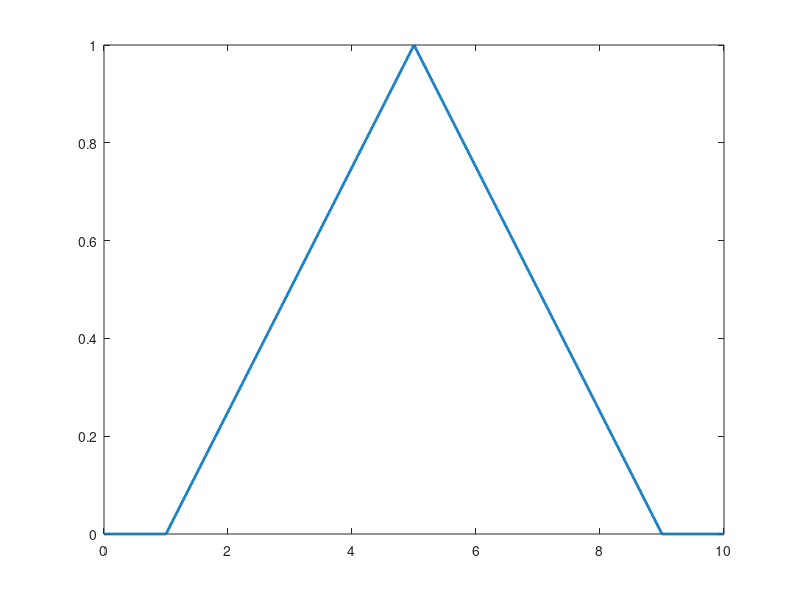
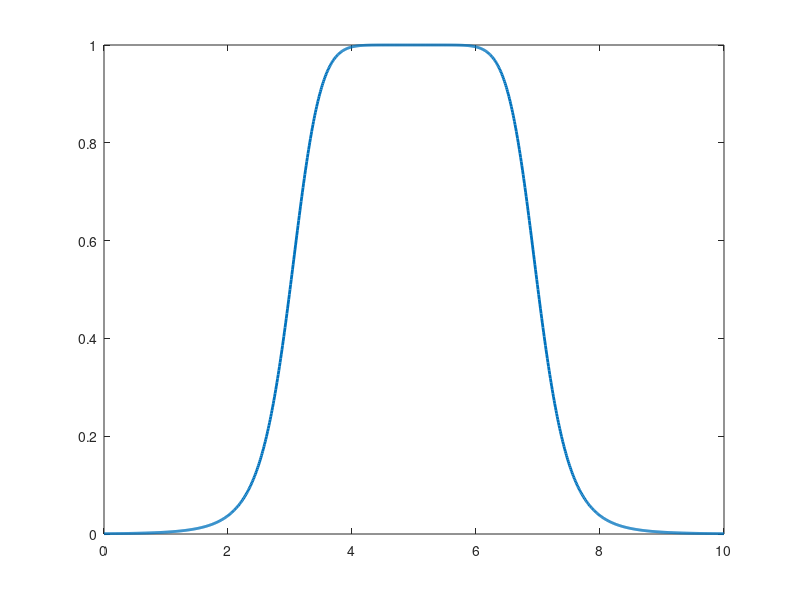
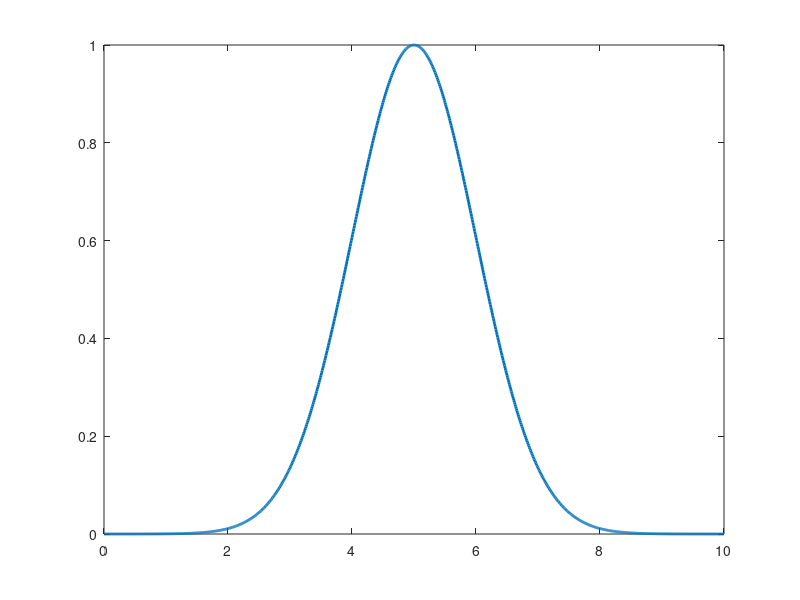
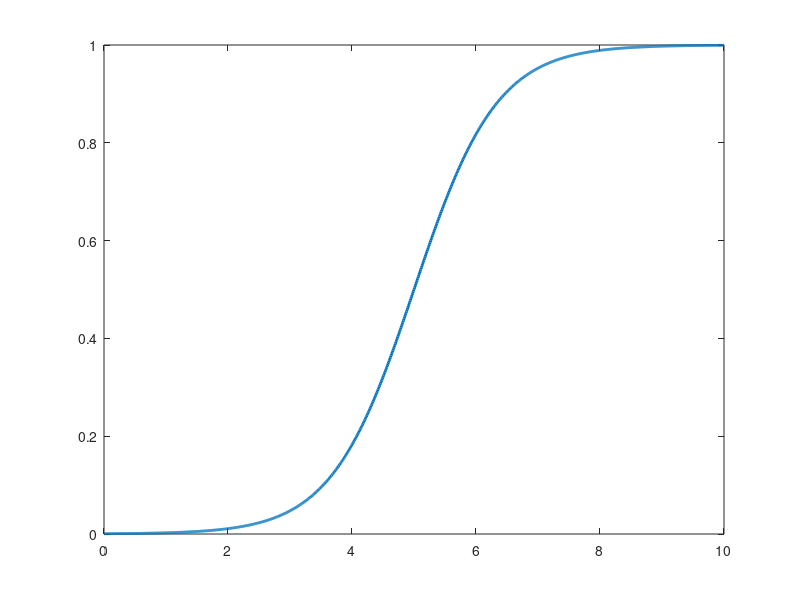

MATLAB code for these plots, in order:
x = 0:0.01:10;

y1= trimf(x, [1 5 9]);
figure(1)
plot(x,y1,'LineWidth',2);

y2= gbellmf(x, [2 4 5]);
figure(2)
plot(x,y2,'LineWidth',2);

y3 = gaussmf(x,[1,5]);
figure(3)
plot(x,y3,'LineWidth',2);

y4 = sigmf(x,[1.5,5]);
figure(4)
plot(x,y4,'LineWidth',2);